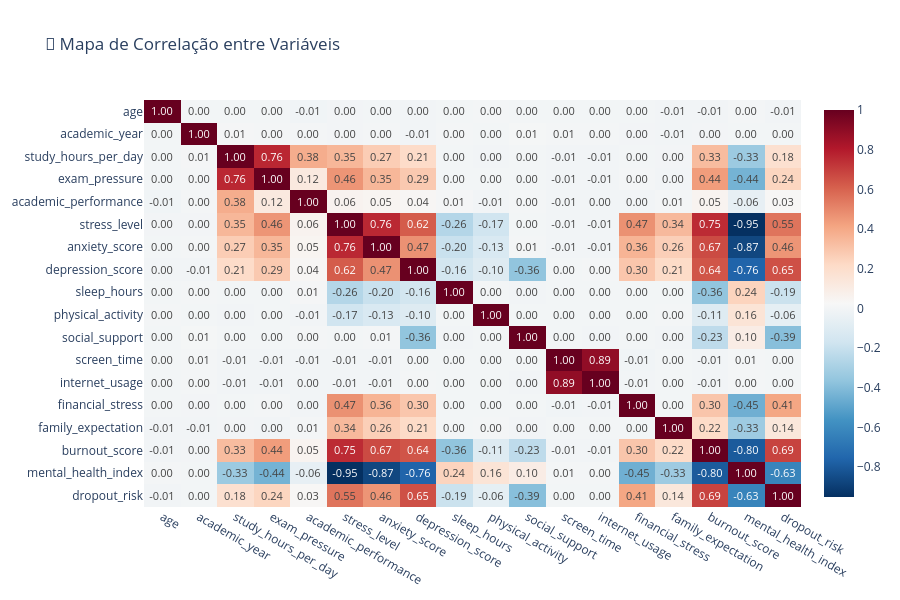

Notebook source saved alongside this figure:
### Code cell
# Correlação entre features numéricas e burnout_score
numeric_cols = df.select_dtypes(include=np.number).columns.tolist()
numeric_cols = [c for c in numeric_cols if c not in ['burnout_class']]

sample_df = df[numeric_cols].sample(50000, random_state=42)
corr_matrix = sample_df.corr()

fig = px.imshow(
    corr_matrix,
    text_auto='.2f',
    aspect='auto',
    color_continuous_scale='RdBu_r',
    title='🔗 Mapa de Correlação entre Variáveis'
)
fig.update_layout(height=600, template='plotly_white')
fig.show()

### Figure 1 — Plotly figure (JSON) as saved in the notebook; plotly's stock layout.template omitted (floating-point values rounded to 4 significant figures; data arrays with more than 128 entries replaced by an {"elided": "..."} marker saying what was removed)
{"data": [{"coloraxis": "coloraxis", "hovertemplate": "x: %{x}<br>y: %{y}<br>color: %{z}<extra></extra>", "name": "0", "texttemplate": "%{z:.2f}", "type": "heatmap", "x": ["age", "academic_year", "study_hours_per_day", "exam_pressure", "academic_performance", "stress_level", "anxiety_score", "depression_score", "sleep_hours", "physical_activity", "social_support", "screen_time", "internet_usage", "financial_stress", "family_expectation", "burnout_score", "mental_health_index", "dropout_risk"], "xaxis": "x", "y": ["age", "academic_year", "study_hours_per_day", "exam_pressure", "academic_performance", "stress_level", "anxiety_score", "depression_score", "sleep_hours", "physical_activity", "social_support", "screen_time", "internet_usage", "financial_stress", "family_expectation", "burnout_score", "mental_health_index", "dropout_risk"], "yaxis": "y", "z": {"elided": "18x18 float values"}}], "layout": {"coloraxis": {"colorscale": [[0, "rgb(5,48,97)"], [0.1, "rgb(33,102,172)"], [0.2, "rgb(67,147,195)"], [0.3, "rgb(146,197,222)"], [0.4, "rgb(209,229,240)"], [0.5, "rgb(247,247,247)"], [0.6, "rgb(253,219,199)"], [0.7, "rgb(244,165,130)"], [0.8, "rgb(214,96,77)"], [0.9, "rgb(178,24,43)"], [1, "rgb(103,0,31)"]]}, "height": 600, "title": {"text": "🔗 Mapa de Correlação entre Variáveis"}, "xaxis": {"anchor": "y", "domain": [0, 1]}, "yaxis": {"anchor": "x", "autorange": "reversed", "domain": [0, 1]}}}
